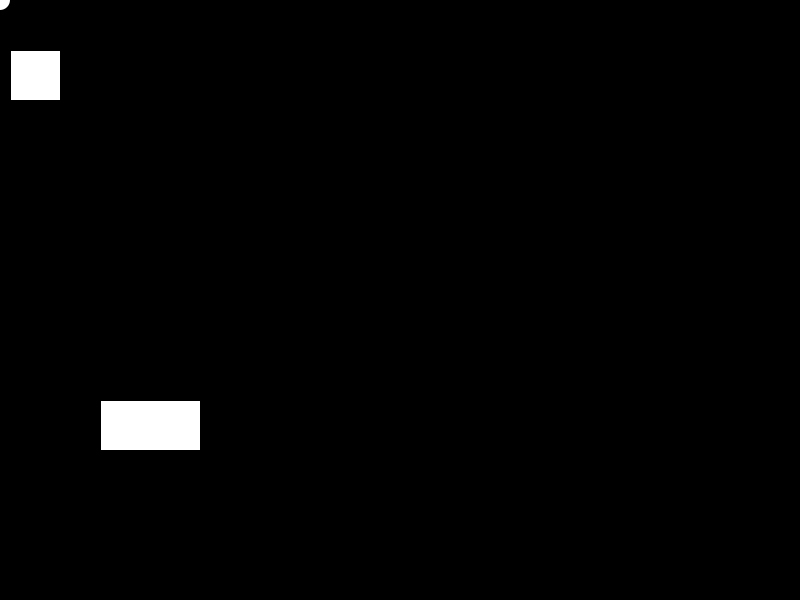
Frame 1 (no input)
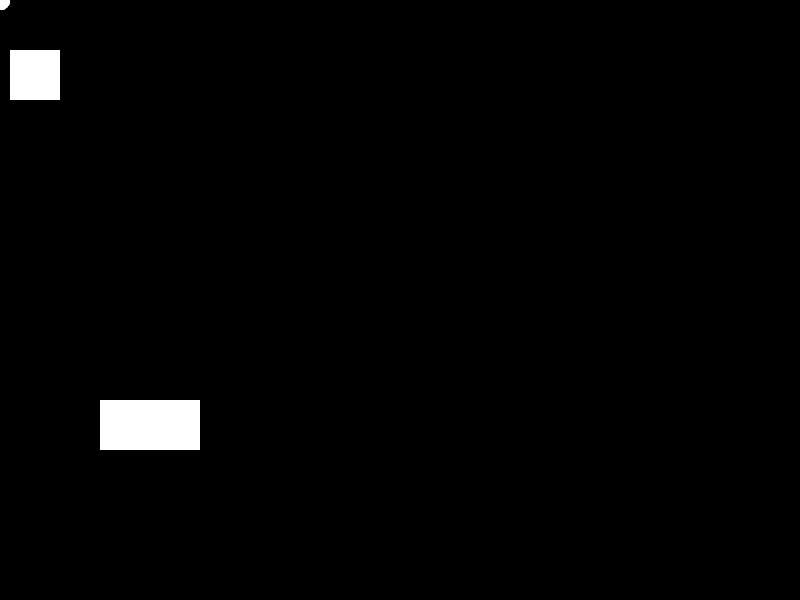
Frame 60 (the mouse pressed at the canvas centre just before this capture)
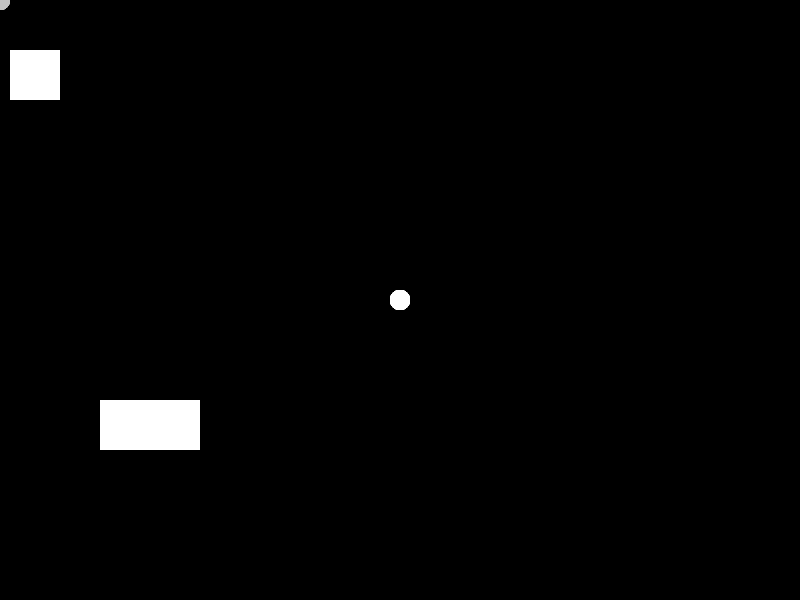
Frame 120 (the mouse held since frame 60 and released just before this capture)

The Processing sketch that drew these frames (run headless with seeded random() and noise(); from frame 60 on, the mouse is pressed at the canvas centre):

// Processing sketch: ArraysExample
// ── ArraysExample.pde
//define 2 arrays of floating point numbers
float[] x;
float[] y;

// array to hold mouse coordinates
float[] mX; // mouse x coordinates
float[] mY; // mouse y coordinates

void setup(){
  size(800,600);
  
  // create the list of size 10
  x = new float[10];
  y = new float[10];
  
  // put things into the array, 
  // spot 0 is the first position
  x[0] = 10;
  y[0] = 50;
  // spot 1 is the second position
  x[1] = 100;
  y[1] = 400;
  
  
  // create the list of mouse coordinates
  // use 256 to keep the colour value :)
  // 0 - 255 is 256 spaces...
  mX = new float[256];
  mY = new float[256];
  
  // fill arrays with negative numbers
  // go through every position in the array
  for(int i = 0; i < 256; i++){
    // sets the position off the screen
    mX[i] = -100;
    mY[i] = -100;
  }
}

void draw(){
  background(0);
  fill(255,255,255);
  
  // use the x and y coordinates to draw
  rect(x[0], y[0], 50, 50);
  rect(x[1], y[1], 100, 50);
  
  // shuffle all points down
  // stop 1 position short on the end
  // 255 instead of 256
  for(int i = 0; i < 255; i++){
    // Example: mX[0] = mX[1]
    mX[i] = mX[i+1];
    mY[i] = mY[i+1];
  }
  // set the head of the snake
  mX[255] = mouseX;
  mY[255] = mouseY;
  
  // draw!
  for(int i = 0; i < 256; i++){
    // set the fill from black to white
    fill(i);
    // draw circles at each spot
    noStroke();
    ellipse(mX[i], mY[i], 20,20);
  }
  
}
